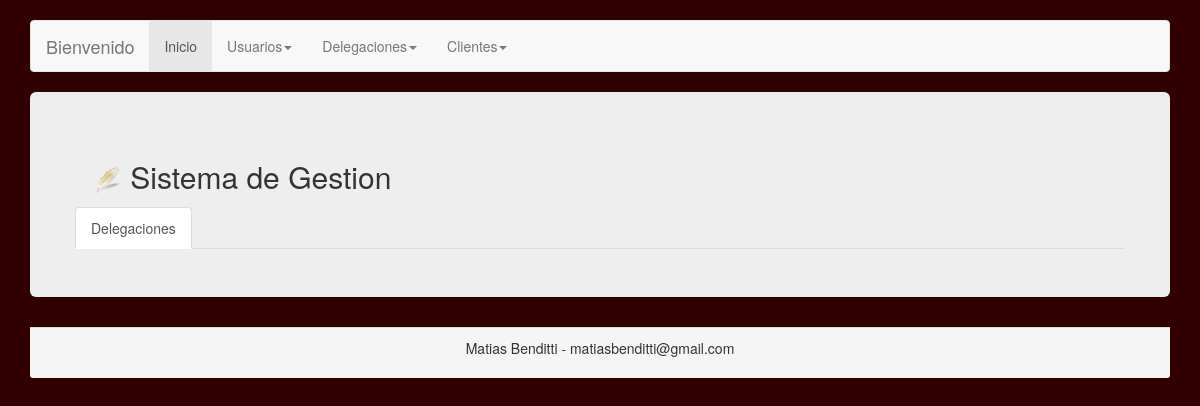
The app's page /inc/inicio.php (signed in), older data.
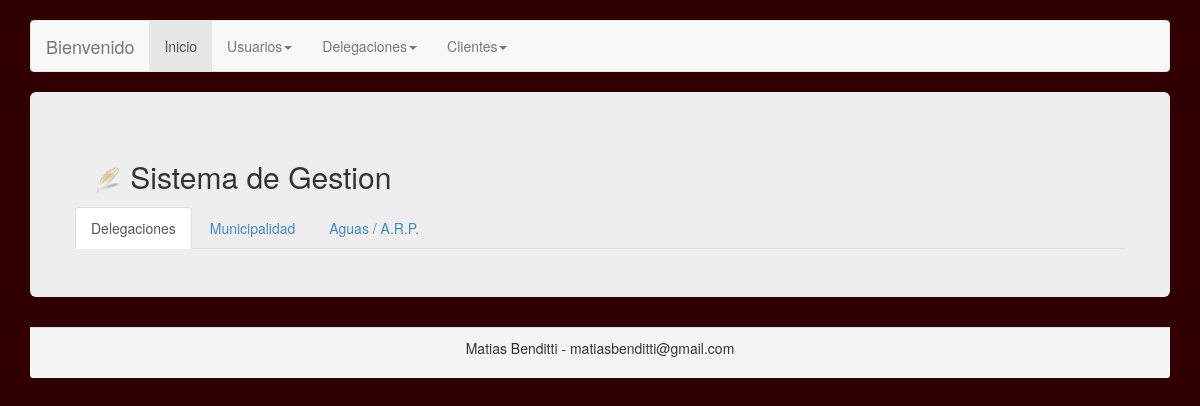
The same page, newer data.
### tables this page shows
CREATE TABLE `delegaciones` (
  `idDelegacion` int(11) NOT NULL,
  `nombre` varchar(50) NOT NULL,
  `ubicacion` varchar(100) DEFAULT NULL,
  `observacion` varchar(300) DEFAULT NULL
);

### inc/inicio.php (the view, shortened to what this page needs)
<?php
include('config.php');
$link = mysqli_connect ($dbhost, $dbusername, $dbuserpass);
mysqli_select_db($link,$dbname) or die('No se puede seleccionar la base de datos');
$sql = "SELECT idDelegacion,nombre FROM delegaciones";
$stmt = mysqli_query($link,$sql);
?>
<!DOCTYPE html>
<html lang="en">
  <head>
		<link href="../css/bootstrap.css" rel="stylesheet">
  </head>
  <body>
    <br>
		<div class="container">
<?php include "menu.php"; ?>
	<div class="jumbotron">
		<h2><img src="../images/menu.png" alt="Getionate" align="middle" style="margin:0px 0px 0px 0px" height="32" width="32"> Sistema de Gestion </h2>
	<div class="row">
		<ul class="nav nav-tabs">
		  <li class="active"><a href="#">Delegaciones</a></li>
			<?php while($delegacion = mysqli_fetch_array($stmt)){ ?>
		  <li><a href="../mod_delegaciones/delegacion.php?idDelegacion=<?php echo $delegacion['idDelegacion']; ?>"><?php echo $delegacion['nombre']; ?></a></li>
			<?php } ?>
		</ul>
	</div>
	</div>
	<div class="panel-footer">
	<p class="text-center">Matias Benditti - matiasbenditti@gmail.com</p>
</div>
</div>
  </body>
</html>

### inc/menu.php (shortened to what this page needs)
<link href="../css/font-awesome.css" rel="stylesheet">
<link href="../css/font-awesome.min.css" rel="stylesheet">
<div class="navbar navbar-default" role="navigation">
<div class="container-fluid">
  <div class="navbar-header">
    <a class="navbar-brand" href="#">Bienvenido </a>
  </div>
  <div class="navbar-collapse collapse">
    <ul class="nav navbar-nav">
      <li class="active"><a href="../inc/inicio.php">Inicio</a></li>
    <?php
    if($_SESSION["permiso"] == 1) { ?>
      <li class="dropdown">
          <a class="dropdown-toggle" data-toggle="dropdown" href="#">Usuarios<span class="caret"></span></a>
          </li>
    <?php
    }
    ?>
    <li class="dropdown">
        <a class="dropdown-toggle" data-toggle="dropdown" href="#">Delegaciones<span class="caret"></span></a>
        </li>
        <li class="dropdown">
            <a class="dropdown-toggle" data-toggle="dropdown" href="#">Clientes<span class="caret"></span></a>
            </li>
    </ul>
  </div>
</div>
</div>

### inc/inicio.php (style rules this page uses)
body { background: #310000; }

Row changes from the older to the newer data that the page shows:
added delegaciones: nombre "Municipalidad"
added delegaciones: nombre "Aguas / A.R.P."
